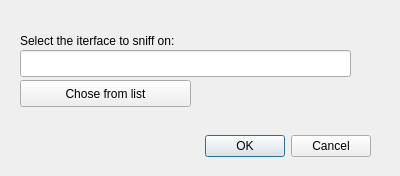
<?xml version="1.0" encoding="UTF-8"?>
<ui version="4.0">
 <class>SelectInterface</class>
 <widget class="QDialog" name="SelectInterface">
  <property name="geometry">
   <rect>
    <x>0</x>
    <y>0</y>
    <width>400</width>
    <height>176</height>
   </rect>
  </property>
  <property name="windowTitle">
   <string>Dialog</string>
  </property>
  <widget class="QDialogButtonBox" name="buttonBox">
   <property name="geometry">
    <rect>
     <x>30</x>
     <y>130</y>
     <width>341</width>
     <height>32</height>
    </rect>
   </property>
   <property name="orientation">
    <enum>Qt::Horizontal</enum>
   </property>
   <property name="standardButtons">
    <set>QDialogButtonBox::Cancel|QDialogButtonBox::Ok</set>
   </property>
  </widget>
  <widget class="QLabel" name="label">
   <property name="geometry">
    <rect>
     <x>20</x>
     <y>30</y>
     <width>311</width>
     <height>21</height>
    </rect>
   </property>
   <property name="text">
    <string>Select the iterface to sniff on:</string>
   </property>
  </widget>
  <widget class="QPushButton" name="list">
   <property name="geometry">
    <rect>
     <x>20</x>
     <y>80</y>
     <width>171</width>
     <height>27</height>
    </rect>
   </property>
   <property name="text">
    <string>Chose from list</string>
   </property>
  </widget>
  <widget class="QLineEdit" name="lineEdit">
   <property name="geometry">
    <rect>
     <x>20</x>
     <y>50</y>
     <width>331</width>
     <height>27</height>
    </rect>
   </property>
  </widget>
 </widget>
 <resources/>
 <connections>
  <connection>
   <sender>buttonBox</sender>
   <signal>accepted()</signal>
   <receiver>SelectInterface</receiver>
   <slot>accept()</slot>
   <hints>
    <hint type="sourcelabel">
     <x>248</x>
     <y>254</y>
    </hint>
    <hint type="destinationlabel">
     <x>157</x>
     <y>274</y>
    </hint>
   </hints>
  </connection>
  <connection>
   <sender>buttonBox</sender>
   <signal>rejected()</signal>
   <receiver>SelectInterface</receiver>
   <slot>reject()</slot>
   <hints>
    <hint type="sourcelabel">
     <x>316</x>
     <y>260</y>
    </hint>
    <hint type="destinationlabel">
     <x>286</x>
     <y>274</y>
    </hint>
   </hints>
  </connection>
 </connections>
</ui>
